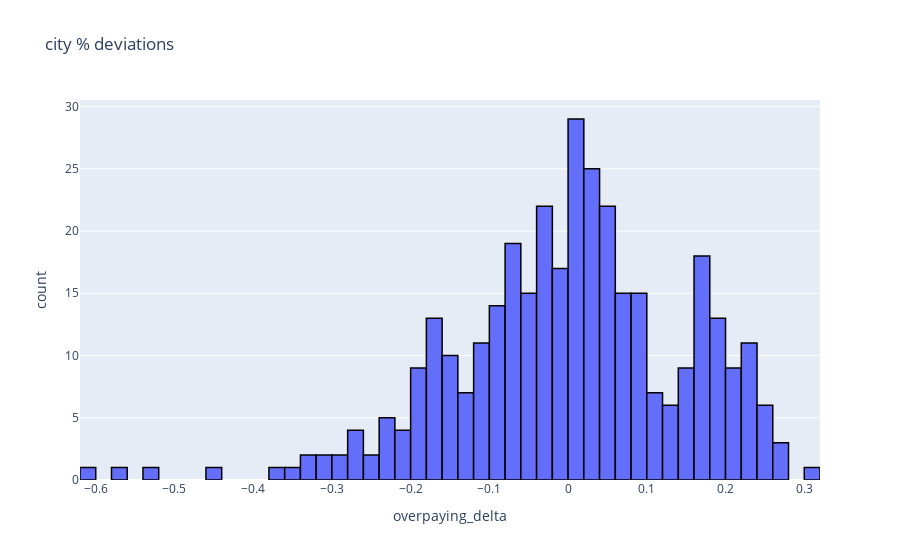

Source (notebook cell):
### Code cell
merged_city[['city', 'overpaying_delta']]

graph_col = 'overpaying_delta'
nbins = 50
title = 'city % deviations'
fig = px.histogram(merged_city, x=graph_col, nbins=nbins, title=title)
fig.update_traces(marker_line_color='black', marker_line_width=1.5)
fig.show()

### Figure 1 — Plotly figure (JSON) as saved in the notebook; plotly's stock layout.template omitted (floating-point values rounded to 4 significant figures; data arrays with more than 128 entries replaced by an {"elided": "..."} marker saying what was removed)
{"data": [{"alignmentgroup": "True", "bingroup": "x", "hovertemplate": "overpaying_delta=%{x}<br>count=%{y}<extra></extra>", "legendgroup": "", "marker": {"color": "#636efa", "line": {"color": "black", "width": 1.5}, "pattern": {"shape": ""}}, "name": "", "nbinsx": 50, "offsetgroup": "", "orientation": "v", "showlegend": false, "type": "histogram", "x": {"elided": "353 float values"}, "xaxis": "x", "yaxis": "y"}], "layout": {"barmode": "relative", "legend": {"tracegroupgap": 0}, "title": {"text": "city % deviations"}, "xaxis": {"anchor": "y", "domain": [0, 1], "title": {"text": "overpaying_delta"}}, "yaxis": {"anchor": "x", "domain": [0, 1], "title": {"text": "count"}}}}
